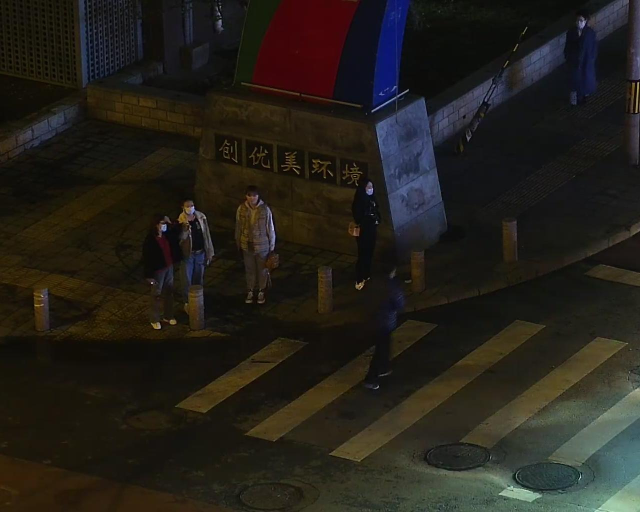
#> input picture datasets/VisibleImages/010001.jpg, 1280 x 1024 px, found by its file name (shown at 1/2 size); its folder holds only this picture in this run
$ python fuse_gradient.py   (older library calls are emulated)
#> lines starting #> are read from the running program, lines starting #| are printed output that depends on the picture
#> in run_gradient_fusion, vis_img is the input picture: shape (1024, 1280, 3); mean B, G, R 25.9, 32.5, 35.6
import cv2
import os
import numpy as np

def sobel_energy(img):
    gray = cv2.cvtColor(img, cv2.COLOR_BGR2GRAY)
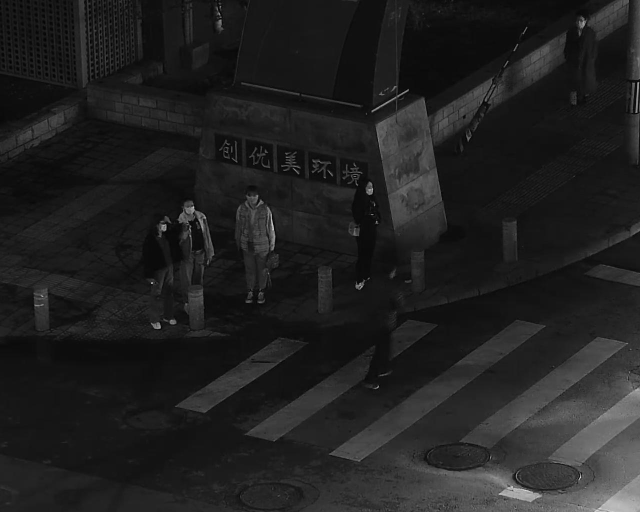
#> gray: shape (1024, 1280) (shown at 1/2 size); min 0, max 240, mean 32.7
    sobelx = cv2.Sobel(gray, cv2.CV_64F, 1, 0, ksize=3)
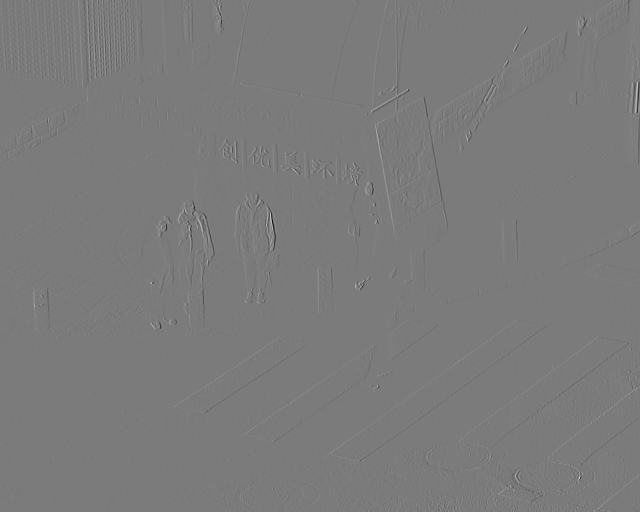
#> sobelx: shape (1024, 1280) float64 (shown at 1/2 size); min -825, max 881, mean 0.3; drawn with min black and max white
    sobely = cv2.Sobel(gray, cv2.CV_64F, 0, 1, ksize=3)
    return np.sqrt(sobelx**2 + sobely**2)
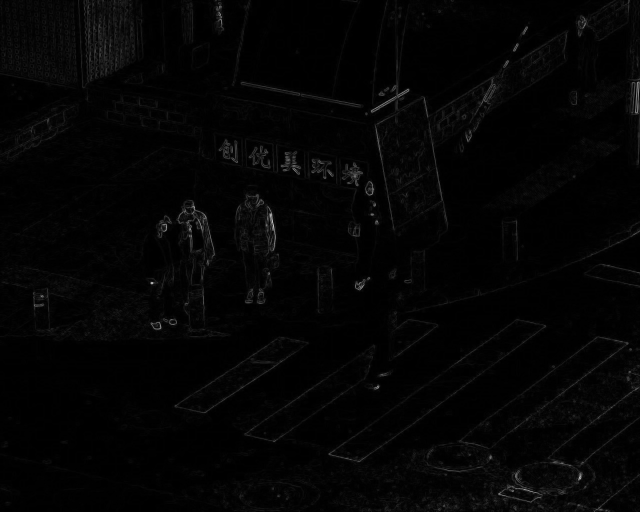
#> returned value: shape (1024, 1280) float64 (shown at 1/2 size); min 0, max 942.5, mean 16.4; drawn with min black and max white

def fuse_images_gradient(img1, img2):
    energy1 = sobel_energy(img1)
    energy2 = sobel_energy(img2)
    mask = energy1 >= energy2
#> mask: shape (1024, 1280) bool; every value is 1
    fused = img1.copy()
    fused[~mask] = img2[~mask]
    return fused

def run_gradient_fusion(vis_dir, ir_dir, output_dir):
    os.makedirs(output_dir, exist_ok=True)
    files = sorted(os.listdir(vis_dir))

    for file in files:
        vis_path = os.path.join(vis_dir, file)
        ir_path = os.path.join(ir_dir, file)
        if not os.path.exists(ir_path): continue

        vis_img = cv2.imread(vis_path)
        ir_img = cv2.imread(ir_path)
        if vis_img is None or ir_img is None: continue

        vis_img = cv2.resize(vis_img, (ir_img.shape[1], ir_img.shape[0]))
        fused = fuse_images_gradient(vis_img, ir_img)
        cv2.imwrite(os.path.join(output_dir, file), fused)

if __name__ == "__main__":
    run_gradient_fusion(
        vis_dir="C:/Users/smpga/PycharmProjects/Object_detection/datasets/VisibleImages",
        ir_dir="C:/Users/smpga/PycharmProjects/Object_detection/datasets/InfraRedImages",
        output_dir="C:/Users/smpga/PycharmProjects/Object_detection/datasets/FUSED_Gradient"
    )

$ run again, on datasets/VisibleImages/010016.jpg
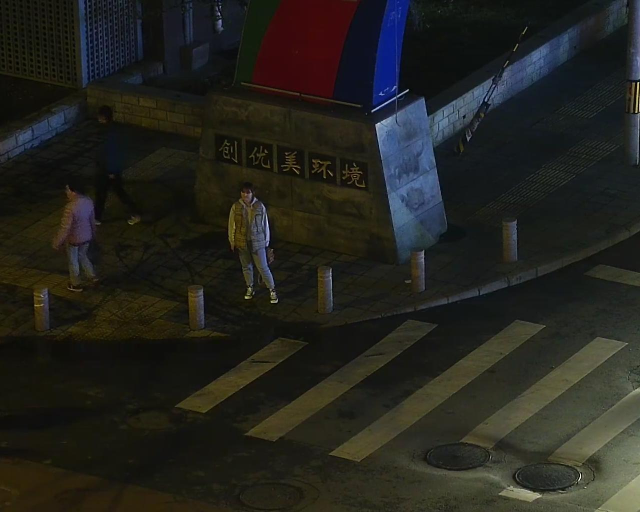
#> input picture datasets/VisibleImages/010016.jpg, 1280 x 1024 px, found by its file name (shown at 1/2 size)
#> in run_gradient_fusion, vis_img is the input picture: shape (1024, 1280, 3); mean B, G, R 29.8, 35.3, 35.3
#> in sobel_energy, `gray = cv2.cvtColor(img, cv2.COLOR_BGR2GRAY)`:
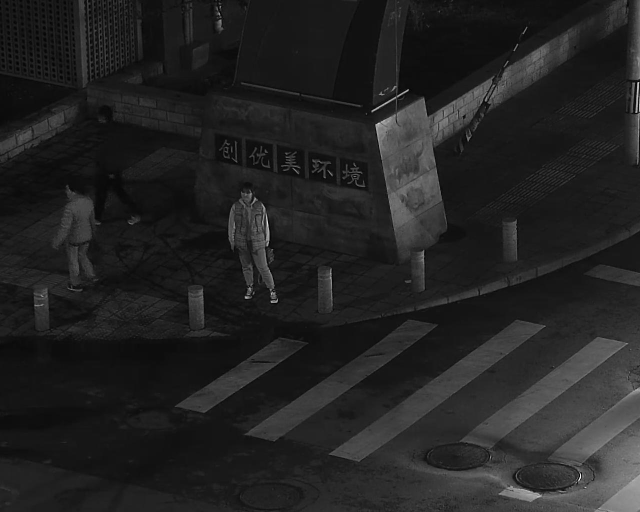
#> gray: shape (1024, 1280) (shown at 1/2 size); min 0, max 254, mean 34.7
#> in sobel_energy, `return np.sqrt(sobelx**2 + sobely**2)`:
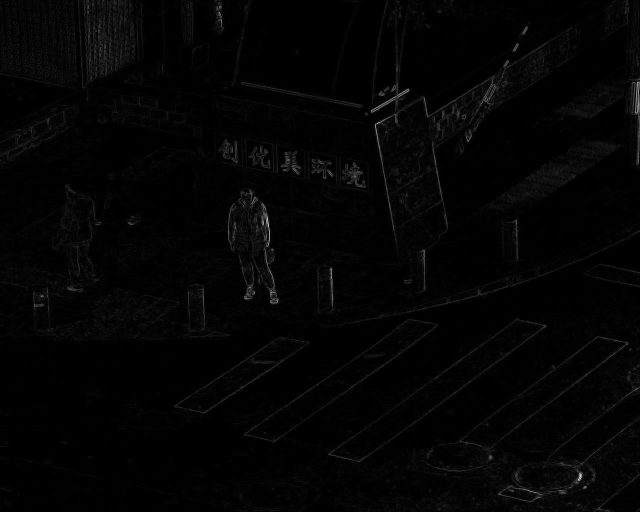
#> returned value: shape (1024, 1280) float64 (shown at 1/2 size); min 0, max 1063.3, mean 18.1; drawn with min black and max white
#> mask: shape (1024, 1280) bool; every value is 1

$ run again, on datasets/VisibleImages/010017.jpg
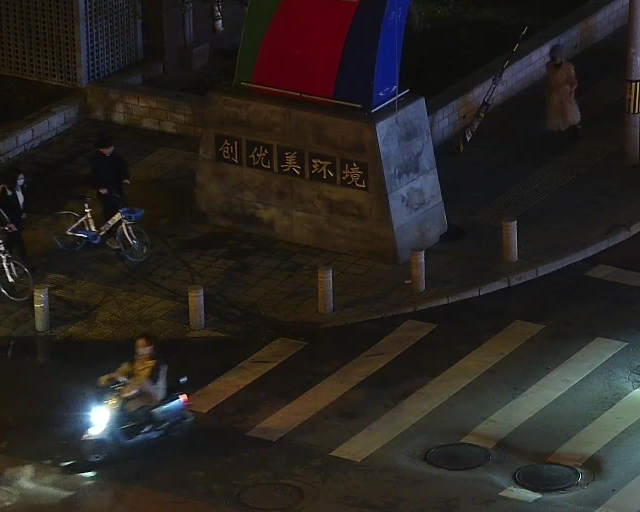
#> input picture datasets/VisibleImages/010017.jpg, 1280 x 1024 px, found by its file name (shown at 1/2 size)
#> in run_gradient_fusion, vis_img is the input picture: shape (1024, 1280, 3); mean B, G, R 32.3, 35.9, 40
#> in sobel_energy, `gray = cv2.cvtColor(img, cv2.COLOR_BGR2GRAY)`:
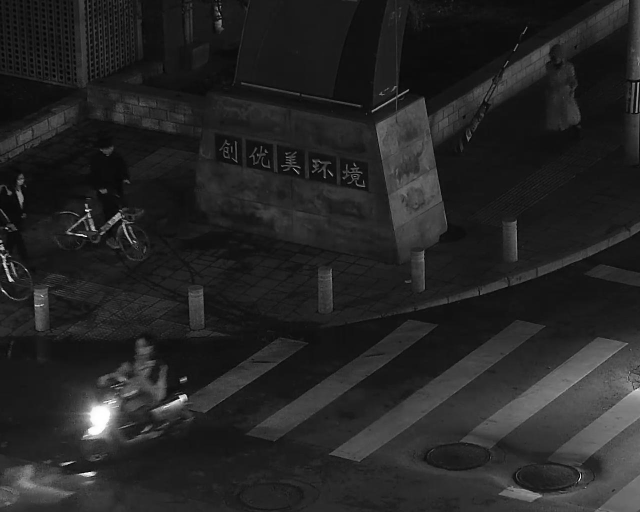
#> gray: shape (1024, 1280) (shown at 1/2 size); min 0, max 255, mean 36.7
#> in sobel_energy, `return np.sqrt(sobelx**2 + sobely**2)`:
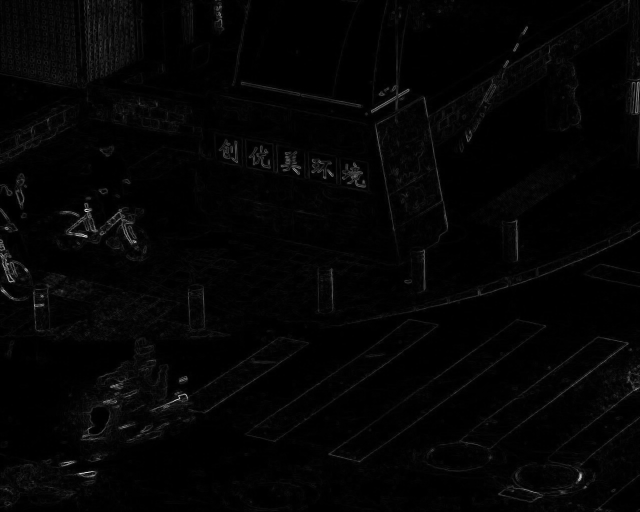
#> returned value: shape (1024, 1280) float64 (shown at 1/2 size); min 0, max 1053.9, mean 18.9; drawn with min black and max white
#> mask: shape (1024, 1280) bool; every value is 1

$ run again, on datasets/VisibleImages/010018.jpg
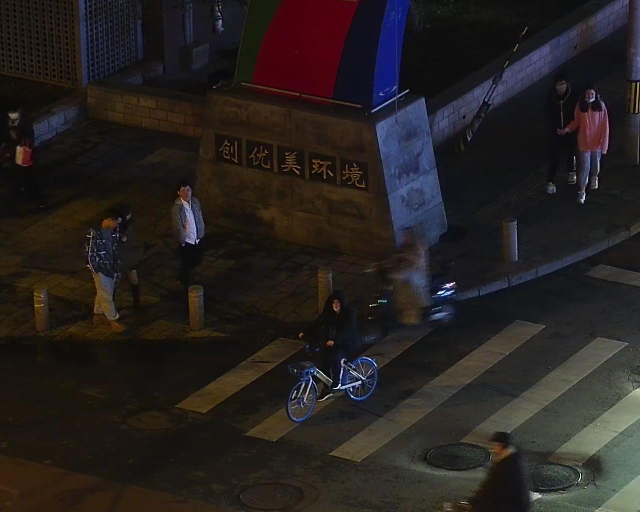
#> input picture datasets/VisibleImages/010018.jpg, 1280 x 1024 px, found by its file name (shown at 1/2 size)
#> in run_gradient_fusion, vis_img is the input picture: shape (1024, 1280, 3); mean B, G, R 31.5, 32.8, 37.9
#> in sobel_energy, `gray = cv2.cvtColor(img, cv2.COLOR_BGR2GRAY)`:
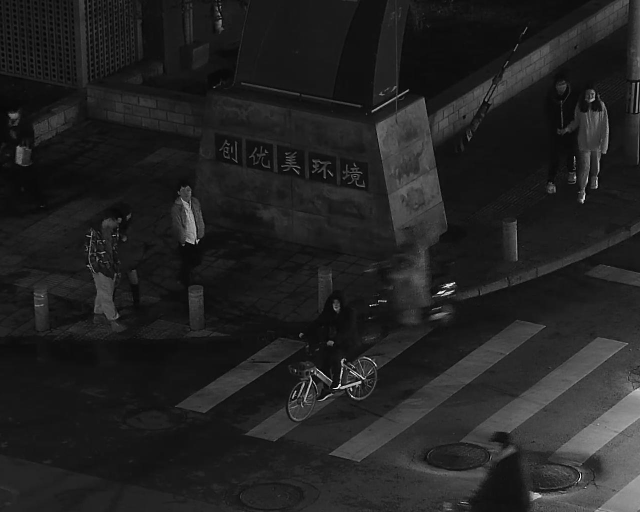
#> gray: shape (1024, 1280) (shown at 1/2 size); min 0, max 254, mean 34.2
#> in sobel_energy, `return np.sqrt(sobelx**2 + sobely**2)`:
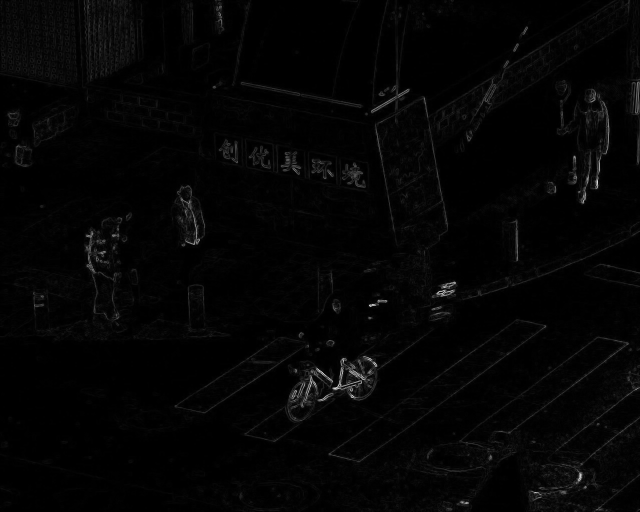
#> returned value: shape (1024, 1280) float64 (shown at 1/2 size); min 0, max 1042.7, mean 19.7; drawn with min black and max white
#> mask: shape (1024, 1280) bool; every value is 1

$ run again, on datasets/VisibleImages/010011.jpg
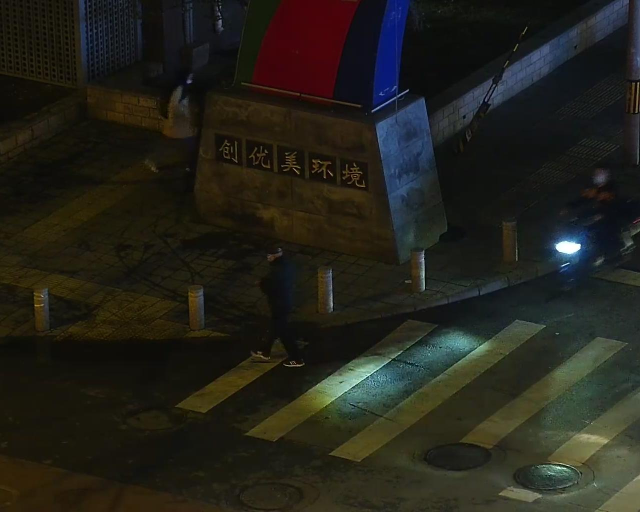
#> input picture datasets/VisibleImages/010011.jpg, 1280 x 1024 px, found by its file name (shown at 1/2 size)
#> in run_gradient_fusion, vis_img is the input picture: shape (1024, 1280, 3); mean B, G, R 26.4, 34.3, 35
#> in sobel_energy, `sobelx = cv2.Sobel(gray, cv2.CV_64F, 1, 0, ksize=3)`:
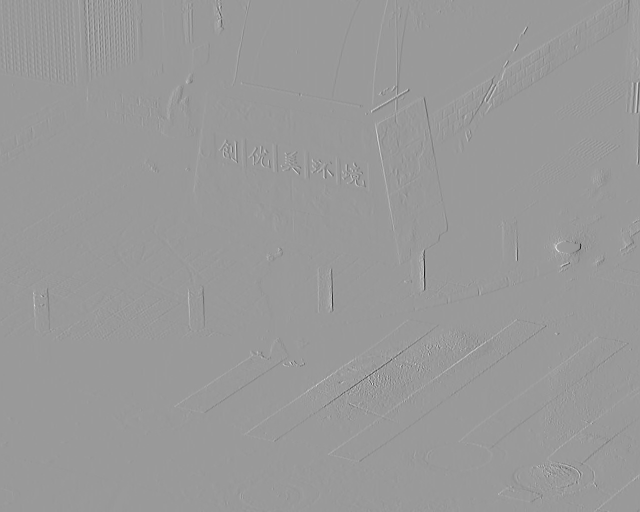
#> sobelx: shape (1024, 1280) float64 (shown at 1/2 size); min -855, max 565, mean 0.2; drawn with min black and max white
#> in sobel_energy, `return np.sqrt(sobelx**2 + sobely**2)`:
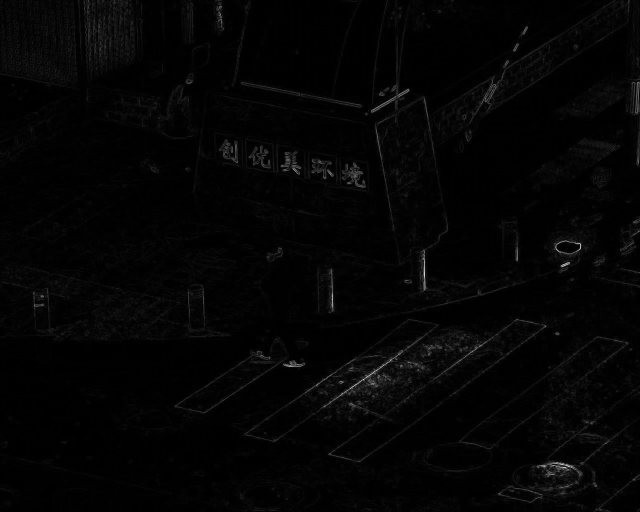
#> returned value: shape (1024, 1280) float64 (shown at 1/2 size); min 0, max 907.5, mean 16.2; drawn with min black and max white
#> mask: shape (1024, 1280) bool; every value is 1
